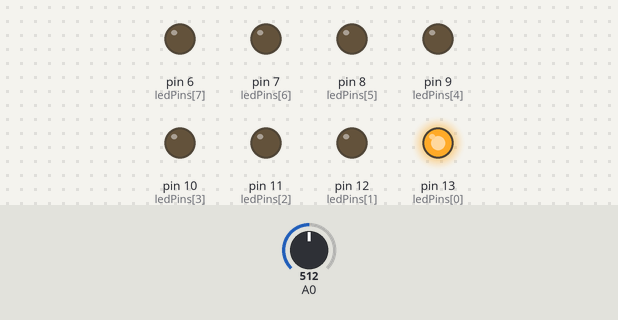
A sketch run on a simulated Arduino Uno, built with avr-gcc and run on an emulated ATmega328P. Parts: output pins drawn as LEDs (lit = HIGH). Inputs (shaded band) come from the test bench; at power-on: A0 = 512.

Above: at 0.05 s.
At 0.65 s:
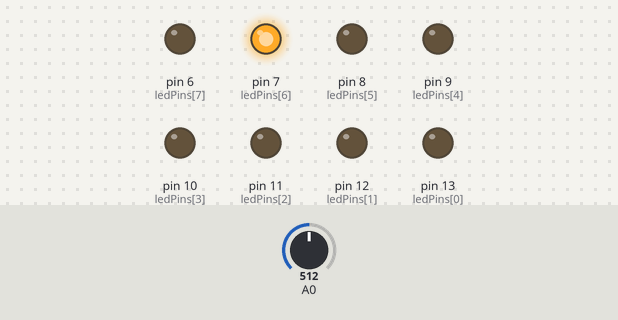
At 1.25 s:
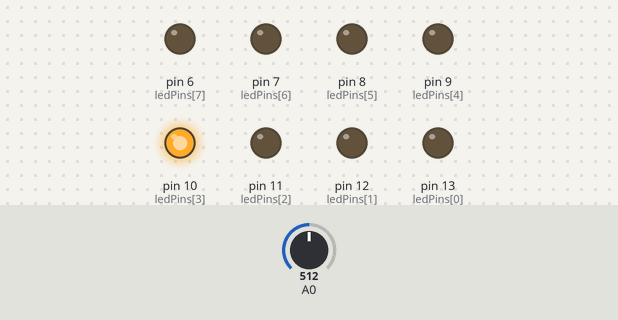
At 1.75 s:
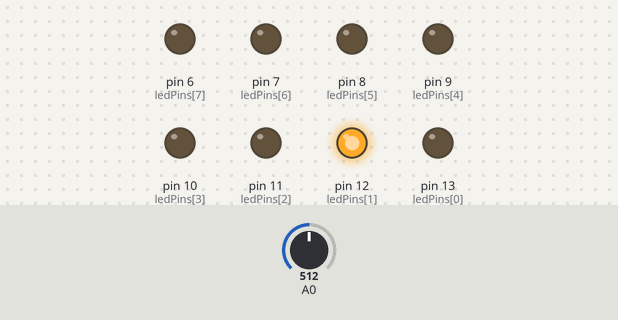
At 2.4 s:
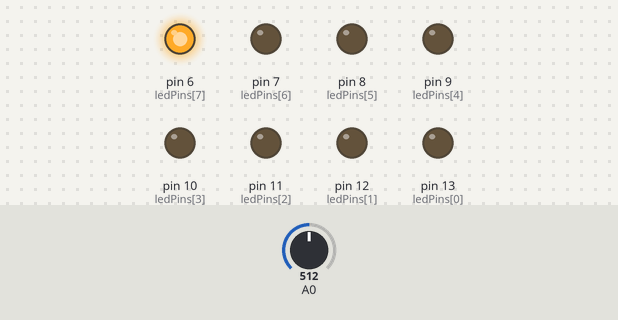
At 3.46 s:
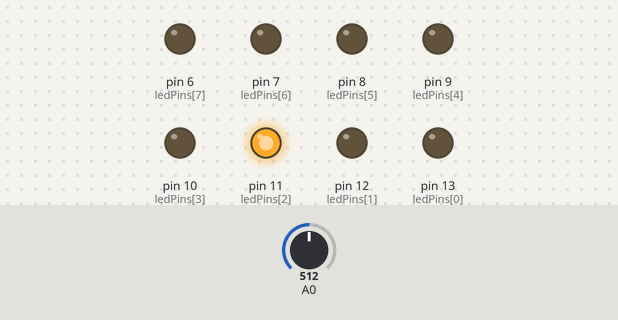
Timing chart, 0 to 3.8 s (numbered marks = the images above):
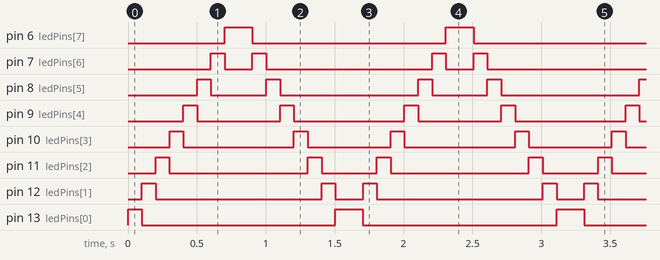

The sketch:

Cylon.ino
```cpp
int ledPins[] = {13,12,11,10,9,8,7,6};
int pinCount = 8;
int timer = 1;

void setup() {
  for (int thisPin = 0; thisPin < pinCount; thisPin++) {
    pinMode(ledPins[thisPin], OUTPUT);
  }

}

void loop() {
  for(int thisPin = 0; thisPin < pinCount; thisPin++) {
    timer = analogRead(A0) / 2;
    digitalWrite(ledPins[thisPin], HIGH);

    delay(100);
    timer = analogRead(A0) / 2;
    digitalWrite(ledPins[thisPin], LOW);

    timer = analogRead(A0) / 2;

  }

  for (int thisPin = pinCount - 1; thisPin >= 0; thisPin--) {
    timer = analogRead(A0) / 2;
    digitalWrite(ledPins[thisPin], HIGH);
    delay(100);
    timer = analogRead(A0) / 2;
    digitalWrite(ledPins[thisPin], LOW);

    timer = analogRead(A0) / 2;
  }
}
```

Measured:
- by itself, pin 6 (ledPins[7]): alternates HIGH for 0.20 s and LOW for 1.4 s
- by itself, pin 7 (ledPins[6]): repeats every 1.6 s: LOW 0.20 s, HIGH 0.10 s, LOW 1.2 s, HIGH 0.10 s
- by itself, pin 8 (ledPins[5]): repeats every 1.6 s: LOW 0.40 s, HIGH 0.10 s, LOW 1.0 s, HIGH 0.10 s
- by itself, pin 9 (ledPins[4]): repeats every 1.6 s: LOW 0.60 s, HIGH 0.10 s, LOW 0.80 s, HIGH 0.10 s
- by itself, pin 10 (ledPins[3]): repeats every 1.6 s: LOW 0.80 s, HIGH 0.10 s, LOW 0.60 s, HIGH 0.10 s
- by itself, pin 11 (ledPins[2]): repeats every 1.6 s: LOW 1.0 s, HIGH 0.10 s, LOW 0.40 s, HIGH 0.10 s
- by itself, pin 12 (ledPins[1]): repeats every 1.6 s: LOW 1.2 s, HIGH 0.10 s, LOW 0.20 s, HIGH 0.10 s
- by itself, pin 13 (ledPins[0]): repeats every 1.6 s: LOW 1.4 s, HIGH 0.20 s
